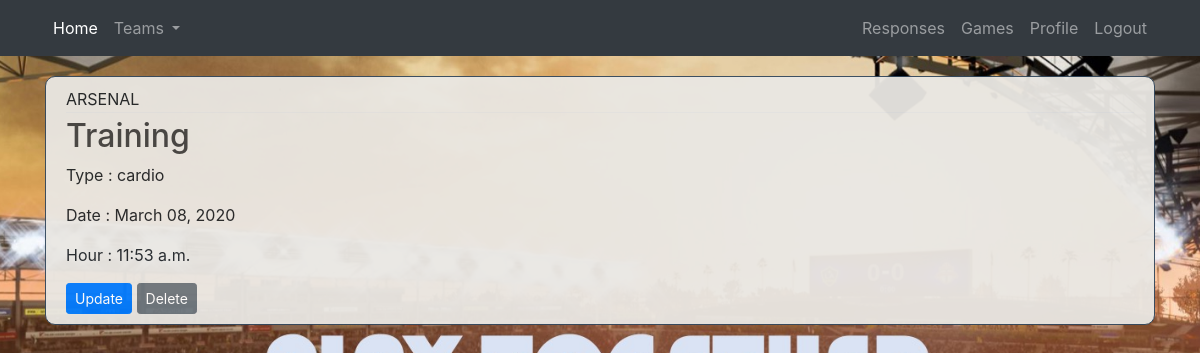
The app's page /training/training/8/ (signed in) with its own data.
### training/models.py (models this page shows, shortened)
class Training(models.Model):
	date_training = models.DateField()
	hour_training = models.TimeField()
	type_training = models.CharField(max_length=300)
	team_training = models.ForeignKey(Team, on_delete=models.CASCADE)

### team/models.py (models this page shows, shortened)
class Team (models.Model):
	libelle_team = models.CharField(max_length=30, unique=True)
	nb_players_max = models.PositiveIntegerField(null=True)
	nb_players = models.PositiveIntegerField(null=True)
	date_creation = models.DateTimeField(verbose_name='date creation', auto_now=True)
	creator = models.ForeignKey(Account, on_delete=models.CASCADE)
	def __str__(self):
		return self.libelle_team

### training/views.py (the view)
# urls.py: path('training/<int:pk>/', TrainingDetailView.as_view(), name='training_detail'),
class TrainingDetailView(LoginRequiredMixin, UserPassesTestMixin, DetailView):
	model = Training
	def test_func(self):
		if self.request.user.is_captain:
			return True
		return False

### training/templates/training/training_detail.html
{% extends "project/base.html" %}
{% block content %}
<article class="media content-section">
	<div class="media-body">
		<div class="article-metadata">
			<a class="mr-2">{{ object.team_training }}</a>
		</div>
		<h2 class="article-title">Training</h2>
		<p class="article-content">Type : {{ object.type_training }}</p>
		<p class="article-content">Date : {{ object.date_training|date:"F d, Y" }}</p>
		<p class="article-content">Hour : {{ object.hour_training }}</p>
		{% if user.is_captain %}
		<div>
			<a class="btn btn-primary btn-sm" href="{% url 'training_update' object.id %}" >Update</a>
			<a class="btn btn-secondary btn-sm" href="{% url 'training_delete' object.id %}" >Delete</a>
		</div>
		{% endif %}
	</div>
</article>
{% endblock content %}

### project/static/project/main3.css (style rules this page uses)
body { background-image: url("./home-image2.jpg"); background-attachment: fixed; background-position: center; background-repeat: no-repeat; background-size: cover; }
.content-section { background: #E9E7E3 ; opacity: 0.95; margin-right: auto; margin-left: auto; padding: 10px 20px; border : 1px solid #34495E; border-radius: 10px; margin-bottom: 20px; margin-top: 20px; }
.article-title { color: #444444; }
.article-content { white-space: pre-line; }
.article-metadata { padding-bottom: 1px; margin-bottom: 4px; border-bottom: 1px solid #e3e3e3 }

### records on screen
Training: team_training "ARSENAL", type_training "cardio", date_training "March 08, 2020", hour_training "11:53 a.m."
